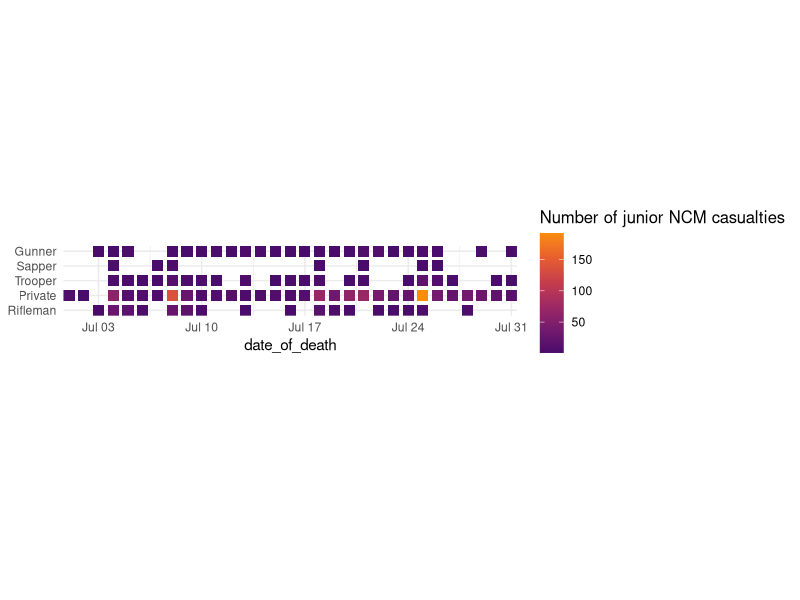

Source code (R): (Note: this script raises an error after producing the figure.)
library(tidyverse)
library(readxl)
library(lubridate)


cas1 <- read_excel("./content/space-stats/Project44_Casualty-List_v3.xlsx")


#geom_tile

jr_ncm <- c("Rifleman", "Private", "Trooper","Sapper","Gunner" )

cas2 <- cas1 %>% 
  group_by(rank, date_of_death) %>% 
  count() %>%
  arrange(desc(n)) %>%
  ungroup() %>% 
  filter(rank %in% jr_ncm) %>%
  mutate(rank = factor(rank, levels = jr_ncm),
         date_of_death = dmy(date_of_death),
         month_of_death = month(date_of_death))

#geom tile

cas2 %>%
  filter(date_of_death >= "1944-07-01", date_of_death < "1944-08-01") %>% 
  ggplot(aes(x = date_of_death, y = rank, fill = n)) +
  geom_tile(width = .75, height = .75) +
  scale_fill_viridis_c(option = "B", begin = .22, end = .75, 
                       name = "Number of junior NCM casualties") +
  scale_y_discrete(name = NULL) +
  coord_fixed(expand = FALSE) +
  theme_minimal()+
  theme(axis.line = element_blank(),
        axis.ticks = element_blank(),
        #axis.text.y = element_text(size = 14),
        legend.title = element_text(size = 12))


cas2 %>%
  filter(date_of_death >= "1944-07-01", date_of_death < "1944-08-01") %>% 
  ggplot(aes(x = date_of_death, y = rank, fill = n)) +
  geom_tile(width = .75, height = .75, stat = "identity") +
 scale_fill_viridis_d(option = "D", begin = 0, end = 200, 
                       name = "Number of junior NCM casualties") +
  scale_y_discrete(name = NULL) +
  coord_fixed(expand = FALSE) +
  theme_minimal()+
  theme(axis.line = element_blank(),
        axis.ticks = element_blank(),
        #axis.text.y = element_text(size = 14),
        legend.title = element_text(size = 12))





#geom_line
cas2 %>% 
  ggplot(aes(x = date_of_death, y = n, group = rank)) +
  geom_line(aes(color = rank), lwd = 1) +
  theme_minimal() +
  theme()

